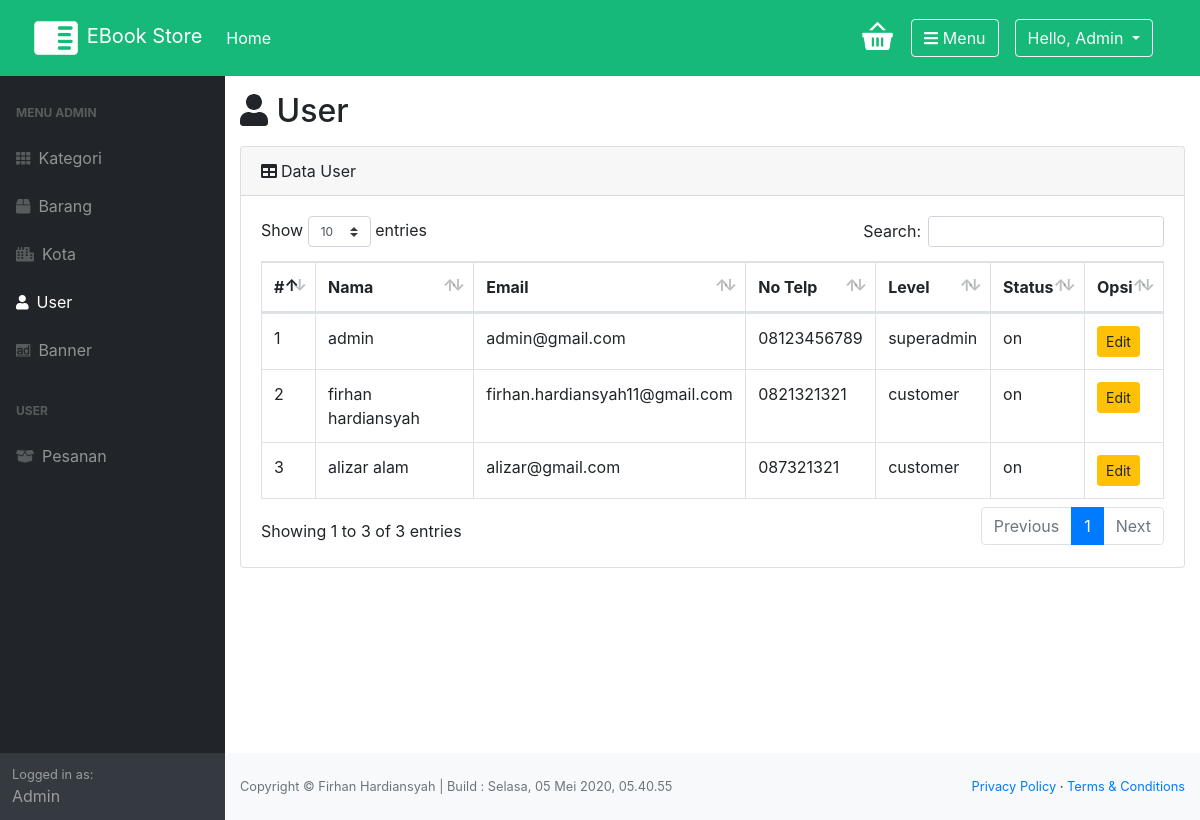
The app's page /index.php?page=my_profile&module=user&action=list (signed in), older data.
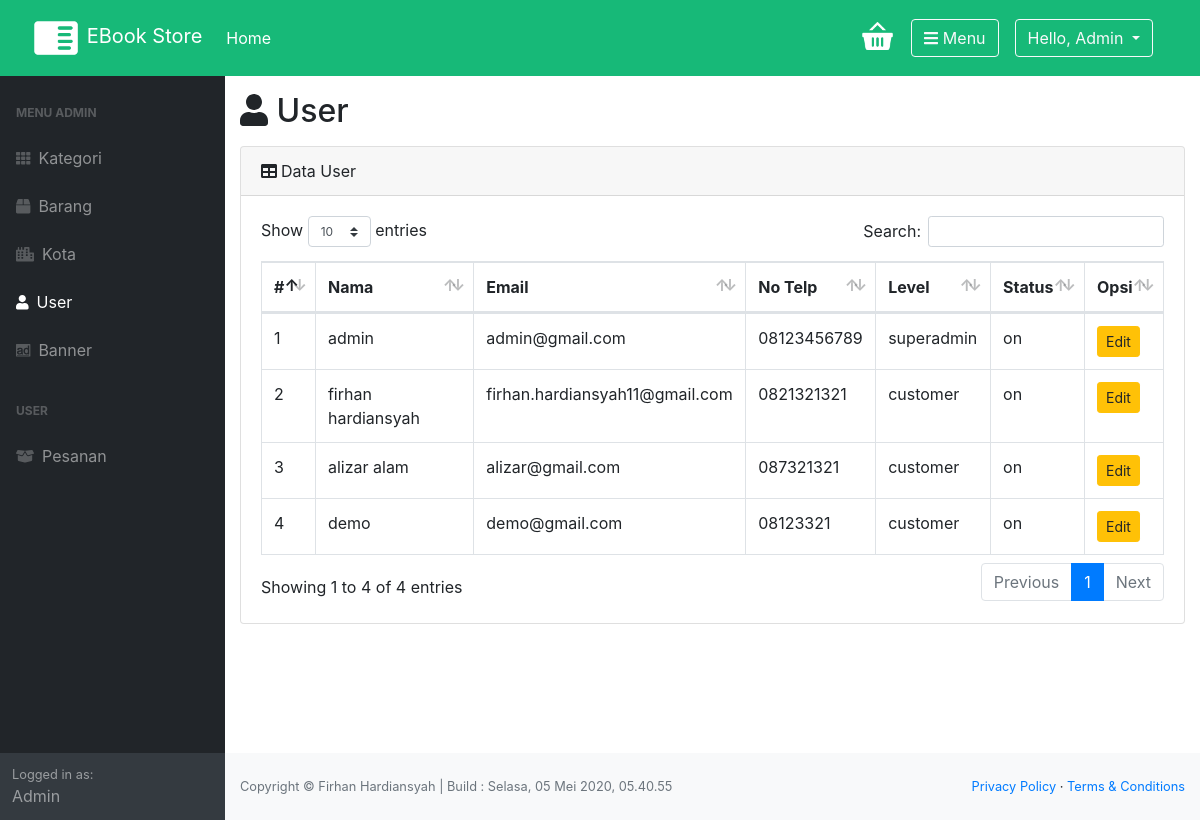
The same page, newer data.
### tables this page shows
CREATE TABLE `user` (
  `user_id` int(10) NOT NULL,
  `level` varchar(30) NOT NULL,
  `nama` varchar(150) NOT NULL,
  `email` varchar(160) NOT NULL,
  `alamat` varchar(400) NOT NULL,
  `phone` varchar(15) NOT NULL,
  `password` varchar(300) NOT NULL,
  `status` enum('on','off') NOT NULL
);

### module/user/list.php (the view)
<div class="mt-3 mb-3">
  <h2><i class="fas fa-user"></i> User</h2>
</div>
<?php
$query_admin = mysqli_query($con, "SELECT * FROM user");
if (mysqli_num_rows($query_admin) == 0) {
  echo "<h3>Tidak Ada Data</h3>";
} else {
?>
  <div class="card mb-4">
    <div class="card-header"><i class="fas fa-table mr-1"></i>Data User</div>
    <div class="card-body">
      <div class="table-responsive">
        <table class="table table-bordered" id="myTable" width="100%" cellspacing="0">
          <thead>
            <tr>
              <th>#</th>
              <th>Nama</th>
              <th>Email</th>
              <th>No Telp</th>
              <th>Level</th>
              <th>Status</th>
              <th>Opsi</th>
            </tr>
          </thead>
          <tbody>
            <?php
            $no = 1;
            while ($data = mysqli_fetch_assoc($query_admin)) :
            ?>
              <tr>
                <td><?= $no ?></td>
                <td><?= $data['nama'] ?></td>
                <td><?= $data['email'] ?></td>
                <td><?= $data['phone'] ?></td>
                <td><?= $data['level'] ?></td>
                <td><?= $data['status'] ?></td>
                <td>
                  <a href="<?= BASE_URL . "index.php?page=my_profile&module=user&action=form&user_id=$data[user_id]" ?>" class="btn btn-sm btn-warning">Edit</a>
                </td>
              </tr>
            <?php
              $no++;
            endwhile;
            ?>
          </tbody>
        </table>
      </div>
    </div>
  </div>
<?php
}
?>

Row changes from the older to the newer data that the page shows:
added user: nama "demo", email "demo@gmail.com", phone "08123321", level "customer", status "on"
Text that changed along with them:
text written by a page script: "Show entries Search: Showing 1 to 3 of 3 entries Previous 1 Next" → "Show entries Search: Showing 1 to 4 of 4 entries Previous 1 Next"
